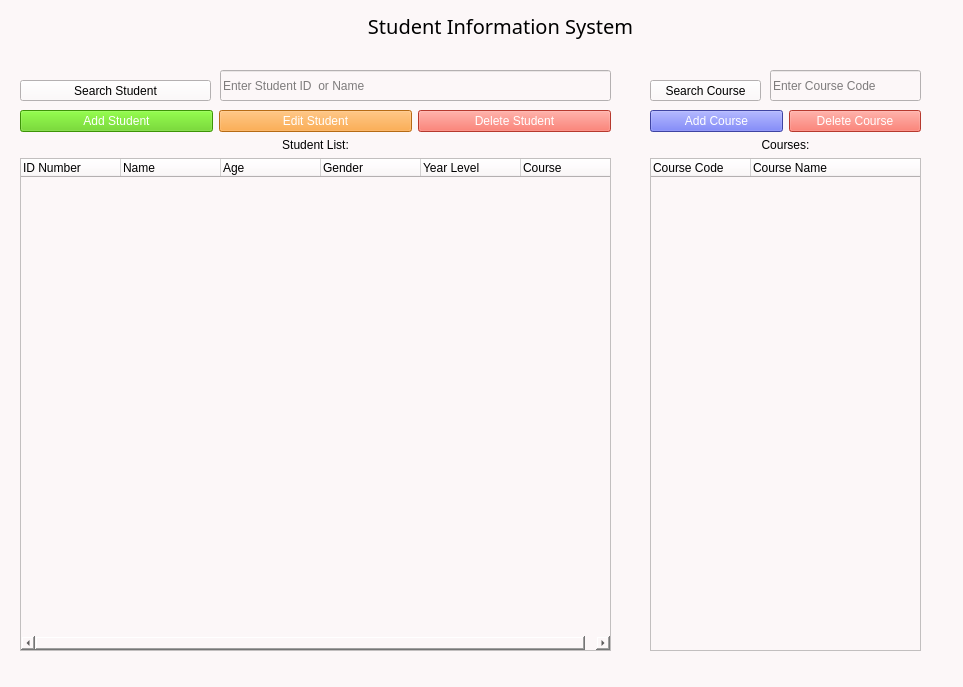
<?xml version="1.0" encoding="UTF-8"?>
<ui version="4.0">
 <class>MainWindow</class>
 <widget class="QMainWindow" name="MainWindow">
  <property name="geometry">
   <rect>
    <x>0</x>
    <y>0</y>
    <width>963</width>
    <height>687</height>
   </rect>
  </property>
  <property name="windowTitle">
   <string>Student Information System</string>
  </property>
  <property name="styleSheet">
   <string notr="true">background-color:#FCF7F8;</string>
  </property>
  <widget class="QWidget" name="centralwidget">
   <widget class="QWidget" name="verticalLayoutWidget">
    <property name="geometry">
     <rect>
      <x>20</x>
      <y>110</y>
      <width>591</width>
      <height>541</height>
     </rect>
    </property>
    <layout class="QVBoxLayout" name="verticalLayout_4">
     <item>
      <layout class="QHBoxLayout" name="horizontalLayout_2">
       <item>
        <widget class="QPushButton" name="addStudent">
         <property name="styleSheet">
          <string notr="true">background-color:rgb(85, 207, 8);
color: white;</string>
         </property>
         <property name="text">
          <string>Add Student</string>
         </property>
        </widget>
       </item>
       <item>
        <widget class="QPushButton" name="editStudent">
         <property name="styleSheet">
          <string notr="true">background-color: rgb(255, 150, 30);
color: white</string>
         </property>
         <property name="text">
          <string>Edit Student</string>
         </property>
        </widget>
       </item>
       <item>
        <widget class="QPushButton" name="deleteStudent">
         <property name="styleSheet">
          <string notr="true">background-color:rgb(255, 80, 64);
color: white</string>
         </property>
         <property name="text">
          <string>Delete Student</string>
         </property>
        </widget>
       </item>
      </layout>
     </item>
     <item>
      <widget class="QLabel" name="label">
       <property name="text">
        <string>Student List:</string>
       </property>
       <property name="alignment">
        <set>Qt::AlignCenter</set>
       </property>
      </widget>
     </item>
     <item>
      <widget class="QTreeWidget" name="treeWidget">
       <column>
        <property name="text">
         <string notr="true">ID Number</string>
        </property>
       </column>
       <column>
        <property name="text">
         <string>Name</string>
        </property>
       </column>
       <column>
        <property name="text">
         <string>Age</string>
        </property>
       </column>
       <column>
        <property name="text">
         <string>Gender</string>
        </property>
       </column>
       <column>
        <property name="text">
         <string>Year Level</string>
        </property>
       </column>
       <column>
        <property name="text">
         <string>Course</string>
        </property>
       </column>
      </widget>
     </item>
    </layout>
   </widget>
   <widget class="QWidget" name="verticalLayoutWidget_2">
    <property name="geometry">
     <rect>
      <x>650</x>
      <y>110</y>
      <width>271</width>
      <height>541</height>
     </rect>
    </property>
    <layout class="QVBoxLayout" name="verticalLayout_5">
     <item>
      <layout class="QHBoxLayout" name="horizontalLayout_3">
       <item>
        <widget class="QPushButton" name="addCourse">
         <property name="styleSheet">
          <string notr="true">background-color: rgb(88, 95, 227);
color: white</string>
         </property>
         <property name="text">
          <string>Add Course</string>
         </property>
        </widget>
       </item>
       <item>
        <widget class="QPushButton" name="deleteCourse">
         <property name="styleSheet">
          <string notr="true">background-color:rgb(255, 80, 64);
color: white</string>
         </property>
         <property name="text">
          <string>Delete Course</string>
         </property>
        </widget>
       </item>
      </layout>
     </item>
     <item>
      <widget class="QLabel" name="label_2">
       <property name="text">
        <string>Courses:</string>
       </property>
       <property name="alignment">
        <set>Qt::AlignCenter</set>
       </property>
      </widget>
     </item>
     <item>
      <widget class="QTreeWidget" name="treeWidget_2">
       <column>
        <property name="text">
         <string notr="true">Course Code</string>
        </property>
       </column>
       <column>
        <property name="text">
         <string>Course Name</string>
        </property>
       </column>
      </widget>
     </item>
    </layout>
   </widget>
   <widget class="QLabel" name="label_3">
    <property name="geometry">
     <rect>
      <x>340</x>
      <y>10</y>
      <width>321</width>
      <height>31</height>
     </rect>
    </property>
    <property name="font">
     <font>
      <family>Nirmala UI Semilight</family>
      <pointsize>15</pointsize>
      <weight>50</weight>
      <italic>false</italic>
      <bold>false</bold>
     </font>
    </property>
    <property name="styleSheet">
     <string notr="true">font: 15pt &quot;Nirmala UI Semilight&quot;;</string>
    </property>
    <property name="text">
     <string>Student Information System</string>
    </property>
    <property name="alignment">
     <set>Qt::AlignCenter</set>
    </property>
   </widget>
   <widget class="QLineEdit" name="searchStudentField">
    <property name="geometry">
     <rect>
      <x>220</x>
      <y>70</y>
      <width>391</width>
      <height>31</height>
     </rect>
    </property>
    <property name="placeholderText">
     <string>Enter Student ID  or Name</string>
    </property>
   </widget>
   <widget class="QPushButton" name="pushButton_2">
    <property name="geometry">
     <rect>
      <x>20</x>
      <y>80</y>
      <width>191</width>
      <height>21</height>
     </rect>
    </property>
    <property name="text">
     <string>Search Student</string>
    </property>
   </widget>
   <widget class="QLineEdit" name="searchCourseField">
    <property name="geometry">
     <rect>
      <x>770</x>
      <y>70</y>
      <width>151</width>
      <height>31</height>
     </rect>
    </property>
    <property name="text">
     <string/>
    </property>
    <property name="placeholderText">
     <string>Enter Course Code</string>
    </property>
   </widget>
   <widget class="QPushButton" name="pushButton_5">
    <property name="geometry">
     <rect>
      <x>650</x>
      <y>80</y>
      <width>111</width>
      <height>21</height>
     </rect>
    </property>
    <property name="text">
     <string>Search Course</string>
    </property>
   </widget>
  </widget>
  <widget class="QStatusBar" name="statusbar"/>
 </widget>
 <resources/>
 <connections/>
</ui>
